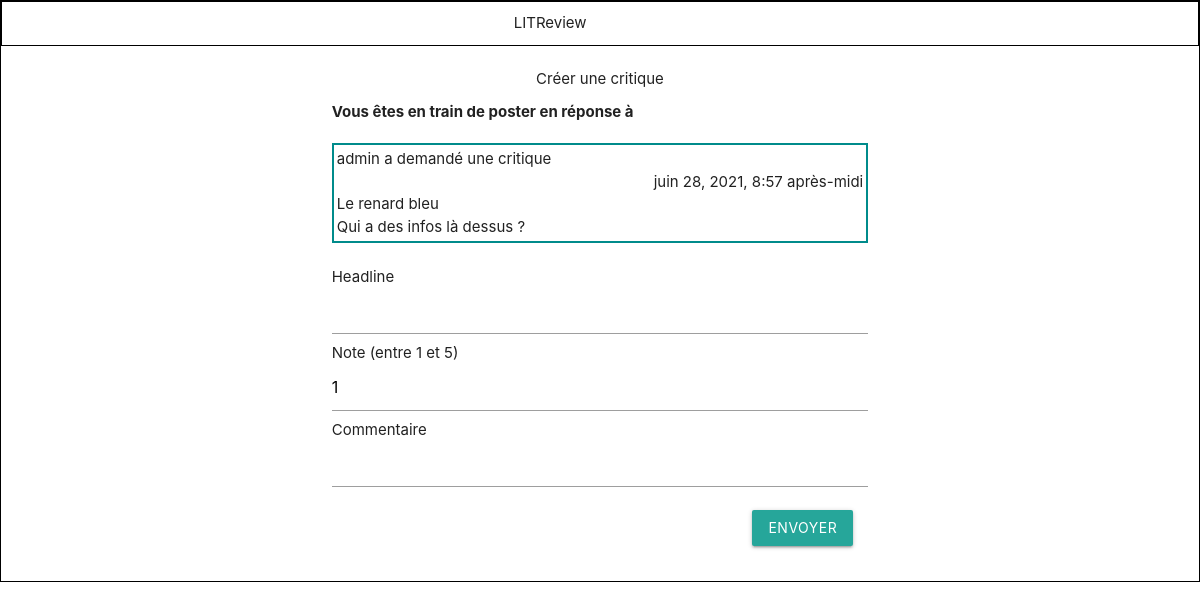
/create-review/11, run on the app's committed database.
### accounts/models.py (models this page shows)
class Ticket(models.Model):
    title = models.CharField(max_length=8192, blank=True)
    description = models.TextField(max_length=2048, blank=True)
    user = models.ForeignKey(
        to=settings.AUTH_USER_MODEL, on_delete=models.CASCADE)
    image = models.ImageField(null=True, blank=True)
    time_created = models.DateTimeField(auto_now_add=True)

### accounts/views.py (the view)
# urls.py: path('create-review/<int:id_ticket>', views.answer_review, name='answer-review')
def answer_review(request, id_ticket):
    ticket = Ticket.objects.get(pk=id_ticket)
    if request.method == "GET":
        return render(request, "answer_create_review.html", locals())
    elif request.method == "POST":
        headline = request.POST['headline']
        commentaire = request.POST['commentaire']
        rating = int(request.POST['rating'])
        Review.objects.create(headline=headline, ticket=ticket, body=commentaire, rating=rating, user=request.user)
        return redirect("feed")
    else:
        return redirect('home')

### templates/answer_create_review.html (shortened to what this page needs)
{% extends 'base.html' %}
{% block content %}
<div class="row container">
<div class="col s8 offset-s2">
<div class="center-align">Créer une critique</div>
<form action="" method="post">
<div class="titre-critique">Vous êtes en train de poster en réponse à</div>
<div class="post">
<div>{% if request.user == ticket.user %} Vous avez
{% else %} {{ ticket.user }} a
{% endif %} demandé une critique</div>
<div class="right-align">{{ ticket.time_created }}</div>
<div>{{ ticket.title }}</div>
<div>{{ ticket.description }}</div>
</div>
<br>
<span>Headline</span>
<input name="headline" id="headline">
<span>Note (entre 1 et 5)</span>
<input type="number" id="rating" name="rating" min="1" max="5" value="1">
<span>Commentaire</span>
<input name="commentaire" id="commentaire">
<div class="right-align"><input type="submit" value="Envoyer" class="waves-effect waves-light btn espace"></div>
</form>
</div>
</div>
{% endblock %}

### static/css/LITReview.css (style rules this page uses)
body { border: solid 1px black; }
.post { border:2px solid darkcyan; margin-top: 10px; padding:3px; }
.espace { margin: 15px; }
.titre-critique { margin: 10px 0 20px 0; font-weight: bold; }

### data on the page
Ticket: user "admin", time_created "juin 28, 2021, 8:57 après-midi", title "Le renard bleu", description "Qui a des infos là dessus ?"
